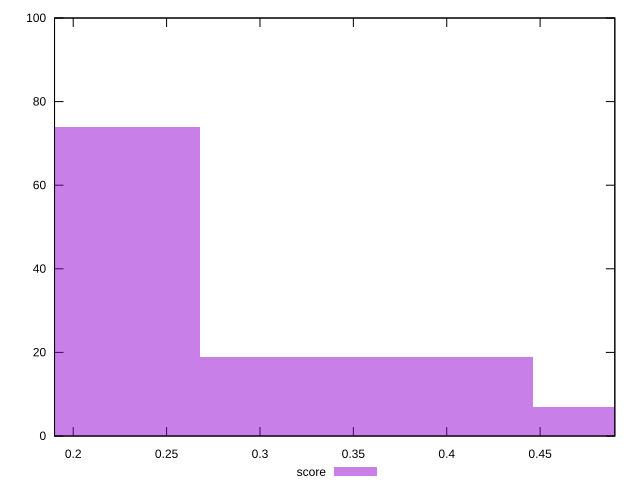

Reproduce this figure in gnuplot.
reset

$score <<EOF
0.17856418972564178 74
0.35712837945128356 19
0.5356925691769253 7
EOF

set key outside below
set boxwidth 0.17856418972564178
set xrange [0.19:0.49]
set yrange [0:100]
set trange [0:100]
set style fill transparent solid 0.5 noborder
set terminal svg size 640, 490 enhanced background rgb 'white'
set output "report_00013_2021-02-09T12-04-24.940Z/uses-text-compression/samples/pages+cached+noadtech+nomedia/score/histogram.svg"

plot $score title "score" with boxes

reset
